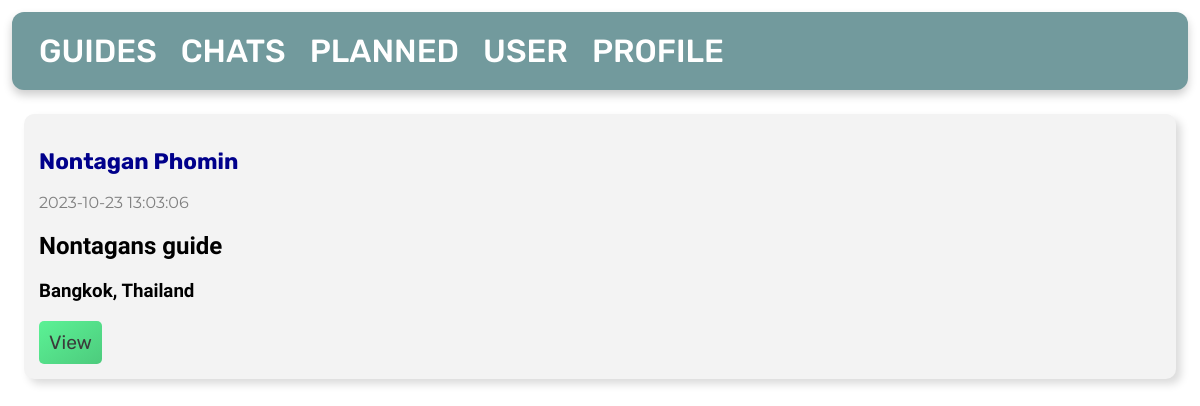
Before: / with the older database file.
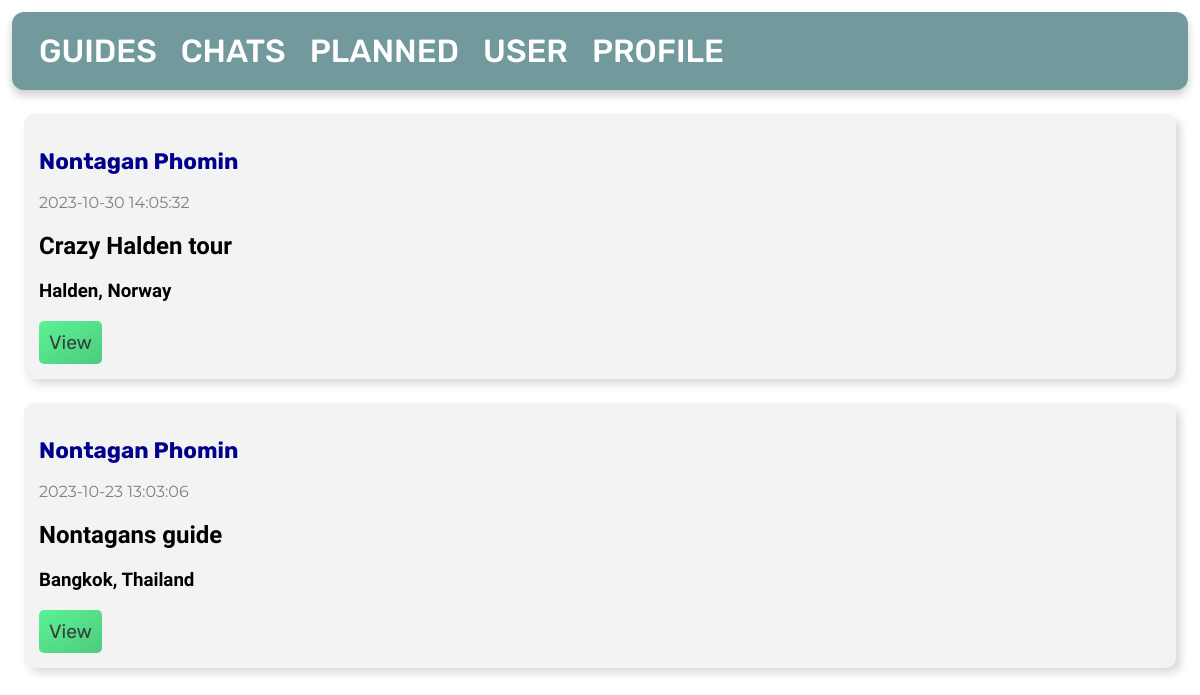
After: the same page with the newer database file.
### tables this page shows
CREATE TABLE posts
(
    id       INTEGER PRIMARY KEY AUTOINCREMENT,
    byUser   INTEGER,
    created  TIMESTAMP NOT NULL DEFAULT CURRENT_TIMESTAMP,
    title    TEXT      NOT NULL,
    content  TEXT      NOT NULL,
    country  TEXT      NOT NULL,
    city     TEXT      NOT NULL,
    language TEXT,
    price    INTEGER   NOT NULL,
    FOREIGN KEY (byUser) REFERENCES user (id)
);

CREATE TABLE user
(
    id        INTEGER PRIMARY KEY AUTOINCREMENT,
    firstname TEXT NOT NULL,
    lastname  TEXT NOT NULL,
    age       INTEGER,
    country   TEXT
);

### app.py (the view)
@app.route('/')
def index():
    global user_id
    conn = get_db_connection()
    posts = conn.execute('SELECT * FROM posts, user WHERE NOT byUser = ? AND user.id = byUser ORDER BY posts.id DESC',
                         (user_id,)).fetchall()
    conn.close()
    return render_template('index.html', posts=posts)

### app.py (called while the page is built)
def get_db_connection():
    conn = sqlite3.connect('database.db')
    conn.row_factory = sqlite3.Row
    return conn

### templates/index.html
{% extends 'base.html' %}
{% block content %}
    {% for post in posts %}
        <div class='post'>
            <h3>
                <a id="profile"
                   href="{{ url_for('viewProfile', id=post['id'], u=post['byUser']) }}">{{ post['firstname'] }} {{ post['lastname'] }}</a>
            </h3>
            <p id="date">{{ post['created'] }}</p>
            <h2>{{ post['title'] }}</h2>
            <h3>{{ post['city'] }}, {{ post['country'] }}</h3>
            <a href="{{ url_for('view', id=post['id']) }}">View</a>
        </div>
    {% endfor %}
{% endblock %}

Changed rows visible on the page:
added posts: firstname "Nontagan", lastname "Phomin", created "2023-10-30 14:05:32", title "Crazy Halden tour", city "Halden", country "Norway"
